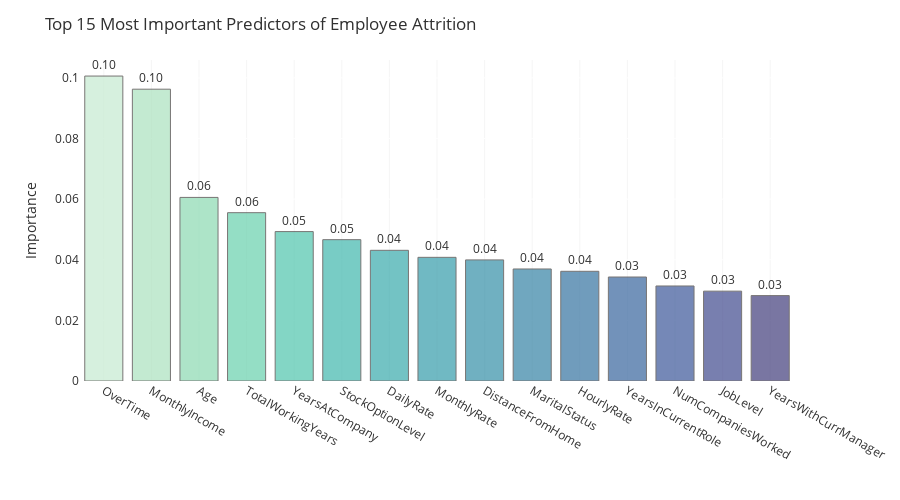

Write notebook code for a chart like this one.
### Code cell
col=sns.color_palette("mako", 20).as_hex()[::-1]
feat=pd.DataFrame({"Importance": rf_cv.best_estimator_.feature_importances_}, index=X_train.columns
                 ).sort_values(by="Importance")
plot_df=feat.nlargest(15, columns='Importance').sort_values(by="Importance", ascending=False)
fig = px.bar(plot_df, x=plot_df.index, y='Importance', text='Importance', 
             color=plot_df.index, opacity=0.7, color_discrete_sequence=col)
fig.update_traces(texttemplate='%{text:.2f}', textposition='outside',
                  marker_line=dict(width=1, color='#3F3B3A'), 
                  hovertemplate='%{x}<br>Importance = %{y:.2f}')
fig.update_layout(title_text='Top 15 Most Important Predictors of Employee Attrition', 
                  coloraxis_showscale=False, showlegend=False,font_color="#303030", height = 500,
                  paper_bgcolor='white', plot_bgcolor='white', yaxis_title="Importance", 
                  xaxis = dict(title="", showgrid=True, gridcolor="#f5f5f5"))
fig.show()

### Figure 1 — Plotly figure (JSON) as saved in the notebook; plotly's stock layout.template omitted (floating-point values rounded to 4 significant figures)
{"data": [{"alignmentgroup": "True", "hovertemplate": "%{x}<br>Importance = %{y:.2f}", "legendgroup": "OverTime", "marker": {"color": "#c6ebd1", "line": {"color": "#3F3B3A", "width": 1}, "opacity": 0.7, "pattern": {"shape": ""}}, "name": "OverTime", "offsetgroup": "OverTime", "orientation": "v", "showlegend": true, "text": [0.1006], "textposition": "outside", "texttemplate": "%{text:.2f}", "type": "bar", "x": ["OverTime"], "xaxis": "x", "y": [0.1006], "yaxis": "y"}, {"alignmentgroup": "True", "hovertemplate": "%{x}<br>Importance = %{y:.2f}", "legendgroup": "MonthlyIncome", "marker": {"color": "#abe2be", "line": {"color": "#3F3B3A", "width": 1}, "opacity": 0.7, "pattern": {"shape": ""}}, "name": "MonthlyIncome", "offsetgroup": "MonthlyIncome", "orientation": "v", "showlegend": true, "text": [0.09629], "textposition": "outside", "texttemplate": "%{text:.2f}", "type": "bar", "x": ["MonthlyIncome"], "xaxis": "x", "y": [0.09629], "yaxis": "y"}, {"alignmentgroup": "True", "hovertemplate": "%{x}<br>Importance = %{y:.2f}", "legendgroup": "Age", "marker": {"color": "#8bdab2", "line": {"color": "#3F3B3A", "width": 1}, "opacity": 0.7, "pattern": {"shape": ""}}, "name": "Age", "offsetgroup": "Age", "orientation": "v", "showlegend": true, "text": [0.06058], "textposition": "outside", "texttemplate": "%{text:.2f}", "type": "bar", "x": ["Age"], "xaxis": "x", "y": [0.06058], "yaxis": "y"}, {"alignmentgroup": "True", "hovertemplate": "%{x}<br>Importance = %{y:.2f}", "legendgroup": "TotalWorkingYears", "marker": {"color": "#68d1ad", "line": {"color": "#3F3B3A", "width": 1}, "opacity": 0.7, "pattern": {"shape": ""}}, "name": "TotalWorkingYears", "offsetgroup": "TotalWorkingYears", "orientation": "v", "showlegend": true, "text": [0.05554], "textposition": "outside", "texttemplate": "%{text:.2f}", "type": "bar", "x": ["TotalWorkingYears"], "xaxis": "x", "y": [0.05554], "yaxis": "y"}, {"alignmentgroup": "True", "hovertemplate": "%{x}<br>Importance = %{y:.2f}", "legendgroup": "YearsAtCompany", "marker": {"color": "#4fc5ad", "line": {"color": "#3F3B3A", "width": 1}, "opacity": 0.7, "pattern": {"shape": ""}}, "name": "YearsAtCompany", "offsetgroup": "YearsAtCompany", "orientation": "v", "showlegend": true, "text": [0.0493], "textposition": "outside", "texttemplate": "%{text:.2f}", "type": "bar", "x": ["YearsAtCompany"], "xaxis": "x", "y": [0.0493], "yaxis": "y"}, {"alignmentgroup": "True", "hovertemplate": "%{x}<br>Importance = %{y:.2f}", "legendgroup": "StockOptionLevel", "marker": {"color": "#40b7ad", "line": {"color": "#3F3B3A", "width": 1}, "opacity": 0.7, "pattern": {"shape": ""}}, "name": "StockOptionLevel", "offsetgroup": "StockOptionLevel", "orientation": "v", "showlegend": true, "text": [0.04663], "textposition": "outside", "texttemplate": "%{text:.2f}", "type": "bar", "x": ["StockOptionLevel"], "xaxis": "x", "y": [0.04663], "yaxis": "y"}, {"alignmentgroup": "True", "hovertemplate": "%{x}<br>Importance = %{y:.2f}", "legendgroup": "DailyRate", "marker": {"color": "#38aaac", "line": {"color": "#3F3B3A", "width": 1}, "opacity": 0.7, "pattern": {"shape": ""}}, "name": "DailyRate", "offsetgroup": "DailyRate", "orientation": "v", "showlegend": true, "text": [0.04312], "textposition": "outside", "texttemplate": "%{text:.2f}", "type": "bar", "x": ["DailyRate"], "xaxis": "x", "y": [0.04312], "yaxis": "y"}, {"alignmentgroup": "True", "hovertemplate": "%{x}<br>Importance = %{y:.2f}", "legendgroup": "MonthlyRate", "marker": {"color": "#359caa", "line": {"color": "#3F3B3A", "width": 1}, "opacity": 0.7, "pattern": {"shape": ""}}, "name": "MonthlyRate", "offsetgroup": "MonthlyRate", "orientation": "v", "showlegend": true, "text": [0.0408], "textposition": "outside", "texttemplate": "%{text:.2f}", "type": "bar", "x": ["MonthlyRate"], "xaxis": "x", "y": [0.0408], "yaxis": "y"}, {"alignmentgroup": "True", "hovertemplate": "%{x}<br>Importance = %{y:.2f}", "legendgroup": "DistanceFromHome", "marker": {"color": "#348fa7", "line": {"color": "#3F3B3A", "width": 1}, "opacity": 0.7, "pattern": {"shape": ""}}, "name": "DistanceFromHome", "offsetgroup": "DistanceFromHome", "orientation": "v", "showlegend": true, "text": [0.03996], "textposition": "outside", "texttemplate": "%{text:.2f}", "type": "bar", "x": ["DistanceFromHome"], "xaxis": "x", "y": [0.03996], "yaxis": "y"}, {"alignmentgroup": "True", "hovertemplate": "%{x}<br>Importance = %{y:.2f}", "legendgroup": "MaritalStatus", "marker": {"color": "#3482a4", "line": {"color": "#3F3B3A", "width": 1}, "opacity": 0.7, "pattern": {"shape": ""}}, "name": "MaritalStatus", "offsetgroup": "MaritalStatus", "orientation": "v", "showlegend": true, "text": [0.03696], "textposition": "outside", "texttemplate": "%{text:.2f}", "type": "bar", "x": ["MaritalStatus"], "xaxis": "x", "y": [0.03696], "yaxis": "y"}, {"alignmentgroup": "True", "hovertemplate": "%{x}<br>Importance = %{y:.2f}", "legendgroup": "HourlyRate", "marker": {"color": "#3573a1", "line": {"color": "#3F3B3A", "width": 1}, "opacity": 0.7, "pattern": {"shape": ""}}, "name": "HourlyRate", "offsetgroup": "HourlyRate", "orientation": "v", "showlegend": true, "text": [0.0362], "textposition": "outside", "texttemplate": "%{text:.2f}", "type": "bar", "x": ["HourlyRate"], "xaxis": "x", "y": [0.0362], "yaxis": "y"}, {"alignmentgroup": "True", "hovertemplate": "%{x}<br>Importance = %{y:.2f}", "legendgroup": "YearsInCurrentRole", "marker": {"color": "#37659e", "line": {"color": "#3F3B3A", "width": 1}, "opacity": 0.7, "pattern": {"shape": ""}}, "name": "YearsInCurrentRole", "offsetgroup": "YearsInCurrentRole", "orientation": "v", "showlegend": true, "text": [0.03432], "textposition": "outside", "texttemplate": "%{text:.2f}", "type": "bar", "x": ["YearsInCurrentRole"], "xaxis": "x", "y": [0.03432], "yaxis": "y"}, {"alignmentgroup": "True", "hovertemplate": "%{x}<br>Importance = %{y:.2f}", "legendgroup": "NumCompaniesWorked", "marker": {"color": "#3b5799", "line": {"color": "#3F3B3A", "width": 1}, "opacity": 0.7, "pattern": {"shape": ""}}, "name": "NumCompaniesWorked", "offsetgroup": "NumCompaniesWorked", "orientation": "v", "showlegend": true, "text": [0.03135], "textposition": "outside", "texttemplate": "%{text:.2f}", "type": "bar", "x": ["NumCompaniesWorked"], "xaxis": "x", "y": [0.03135], "yaxis": "y"}, {"alignmentgroup": "True", "hovertemplate": "%{x}<br>Importance = %{y:.2f}", "legendgroup": "JobLevel", "marker": {"color": "#40498e", "line": {"color": "#3F3B3A", "width": 1}, "opacity": 0.7, "pattern": {"shape": ""}}, "name": "JobLevel", "offsetgroup": "JobLevel", "orientation": "v", "showlegend": true, "text": [0.02965], "textposition": "outside", "texttemplate": "%{text:.2f}", "type": "bar", "x": ["JobLevel"], "xaxis": "x", "y": [0.02965], "yaxis": "y"}, {"alignmentgroup": "True", "hovertemplate": "%{x}<br>Importance = %{y:.2f}", "legendgroup": "YearsWithCurrManager", "marker": {"color": "#413d7b", "line": {"color": "#3F3B3A", "width": 1}, "opacity": 0.7, "pattern": {"shape": ""}}, "name": "YearsWithCurrManager", "offsetgroup": "YearsWithCurrManager", "orientation": "v", "showlegend": true, "text": [0.02818], "textposition": "outside", "texttemplate": "%{text:.2f}", "type": "bar", "x": ["YearsWithCurrManager"], "xaxis": "x", "y": [0.02818], "yaxis": "y"}], "layout": {"barmode": "relative", "coloraxis": {"showscale": false}, "font": {"color": "#303030"}, "height": 500, "legend": {"title": {"text": "index"}, "tracegroupgap": 0}, "margin": {"t": 60}, "paper_bgcolor": "white", "plot_bgcolor": "white", "showlegend": false, "title": {"text": "Top 15 Most Important Predictors of Employee Attrition"}, "xaxis": {"anchor": "y", "categoryarray": ["OverTime", "MonthlyIncome", "Age", "TotalWorkingYears", "YearsAtCompany", "StockOptionLevel", "DailyRate", "MonthlyRate", "DistanceFromHome", "MaritalStatus", "HourlyRate", "YearsInCurrentRole", "NumCompaniesWorked", "JobLevel", "YearsWithCurrManager"], "categoryorder": "array", "domain": [0, 1], "gridcolor": "#f5f5f5", "showgrid": true, "title": {"text": ""}}, "yaxis": {"anchor": "x", "domain": [0, 1], "title": {"text": "Importance"}}}}
